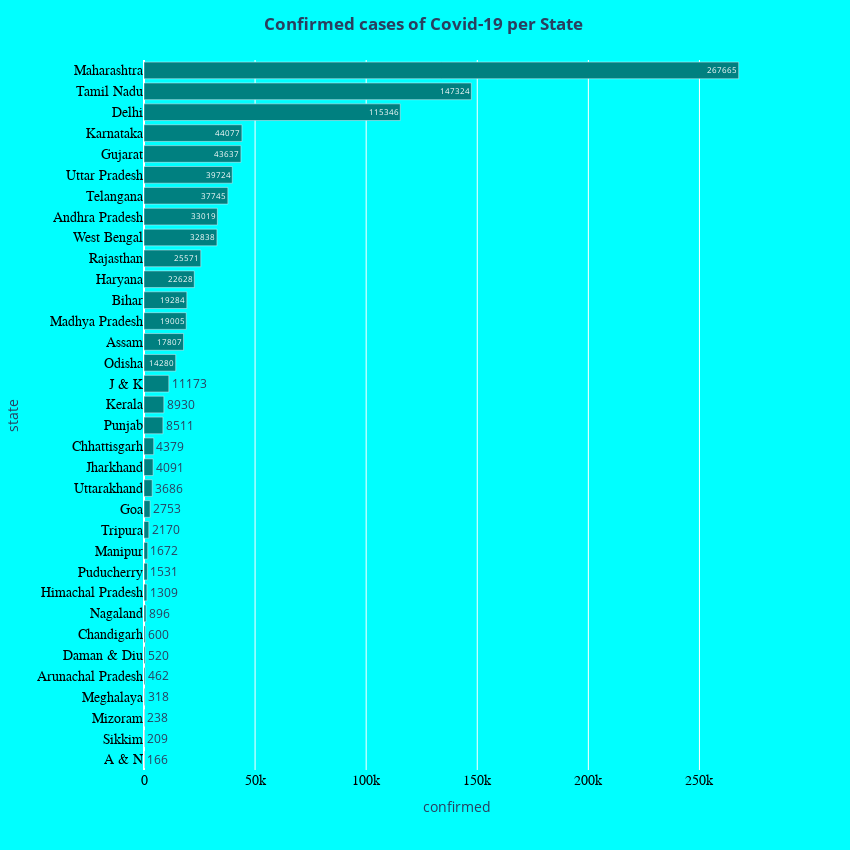

Write notebook code for a chart like this one.
### Code cell
confirmed = merged.sort_values('confirmed', ascending = True)

lowc = confirmed.head(10)
highc = confirmed.tail(10)


fig = px.bar(confirmed, x="confirmed", y="state", orientation='h', text = 'confirmed')
fig.update_layout(
    title_text='<b>Confirmed cases of Covid-19 per State <b>',
    title_x=0.5,
    paper_bgcolor='aqua',
    plot_bgcolor = "aqua",
    autosize=False,
    width= 850,
    height=850)
fig.update_traces(marker_color='teal')
fig.update_xaxes(tickfont=dict(family='Rockwell', color='black', size=14))
fig.update_yaxes(tickfont=dict(family='Rockwell', color='black', size=14))
fig.show()

### Figure 1 — Plotly figure (JSON) as saved in the notebook; plotly's stock layout.template omitted (floating-point values rounded to 4 significant figures)
{"data": [{"alignmentgroup": "True", "hovertemplate": "confirmed=%{text}<br>state=%{y}<extra></extra>", "legendgroup": "", "marker": {"color": "teal"}, "name": "", "offsetgroup": "", "orientation": "h", "showlegend": false, "text": [166, 209, 238, 318, 462, 520, 600, 896, 1309, 1531, 1672, 2170, 2753, 3686, 4091, 4379, 8511, 8930, 11173, 14280, 17807, 19005, 19284, 22628, 25571, 32838, 33019, 37745, 39724, 43637, 44077, 115346, 147324, 267665], "textposition": "auto", "type": "bar", "x": [166, 209, 238, 318, 462, 520, 600, 896, 1309, 1531, 1672, 2170, 2753, 3686, 4091, 4379, 8511, 8930, 11173, 14280, 17807, 19005, 19284, 22628, 25571, 32838, 33019, 37745, 39724, 43637, 44077, 115346, 147324, 267665], "xaxis": "x", "y": ["A & N", "Sikkim", "Mizoram", "Meghalaya", "Arunachal Pradesh", "Daman & Diu", "Chandigarh", "Nagaland", "Himachal Pradesh", "Puducherry", "Manipur", "Tripura", "Goa", "Uttarakhand", "Jharkhand", "Chhattisgarh", "Punjab", "Kerala", "J & K", "Odisha", "Assam", "Madhya Pradesh", "Bihar", "Haryana", "Rajasthan", "West Bengal", "Andhra Pradesh", "Telangana", "Uttar Pradesh", "Gujarat", "Karnataka", "Delhi", "Tamil Nadu", "Maharashtra"], "yaxis": "y"}], "layout": {"autosize": false, "barmode": "relative", "height": 850, "legend": {"tracegroupgap": 0}, "margin": {"t": 60}, "paper_bgcolor": "aqua", "plot_bgcolor": "aqua", "title": {"text": "<b>Confirmed cases of Covid-19 per State <b>", "x": 0.5}, "width": 850, "xaxis": {"anchor": "y", "domain": [0, 1], "tickfont": {"color": "black", "family": "Rockwell", "size": 14}, "title": {"text": "confirmed"}}, "yaxis": {"anchor": "x", "domain": [0, 1], "tickfont": {"color": "black", "family": "Rockwell", "size": 14}, "title": {"text": "state"}}}}
